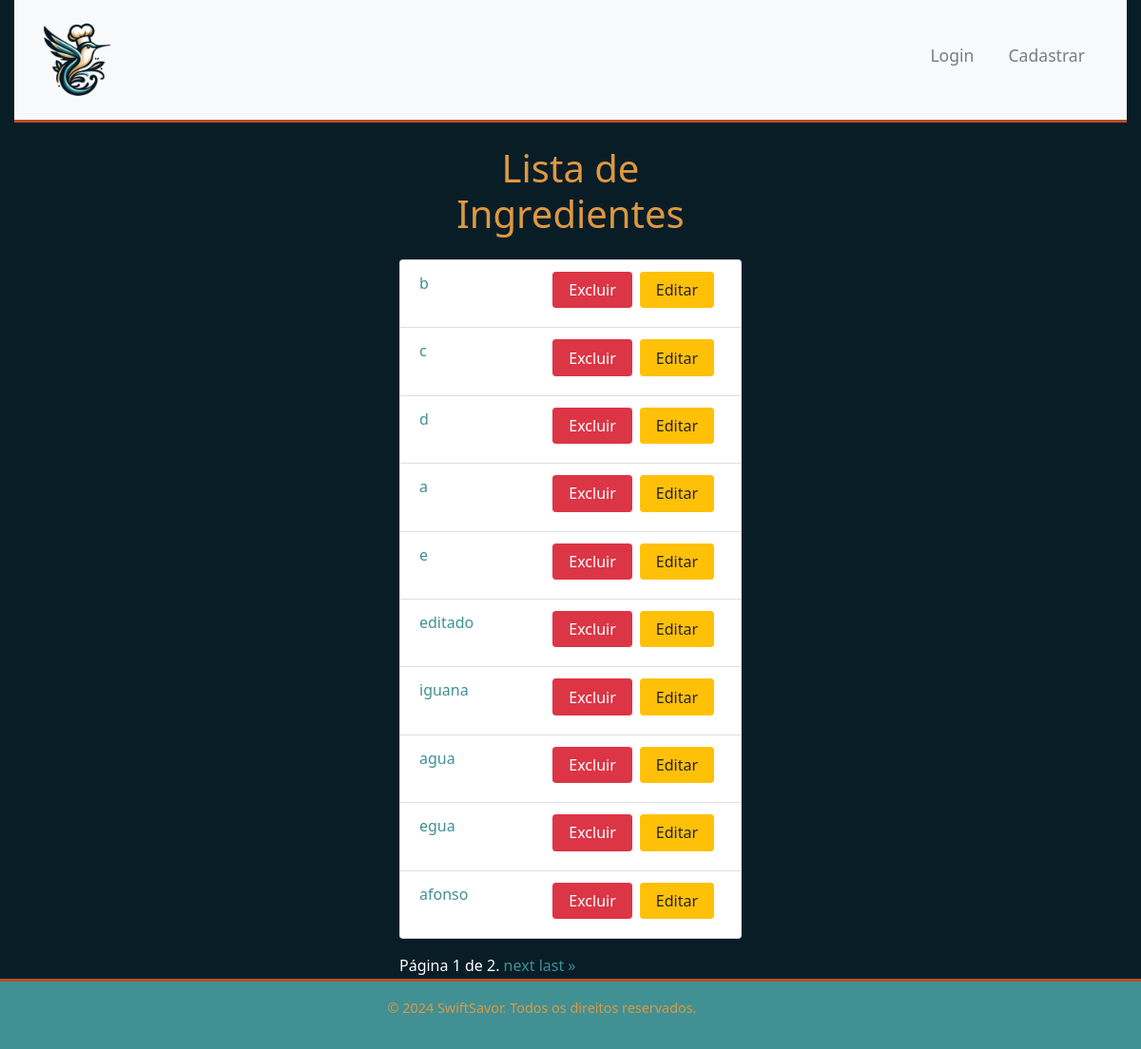
The page /ingredients/ on the database its author committed.
### ingredients/models.py (models this page shows, shortened)
class Ingrediente(models.Model):
    nome = models.CharField(max_length=200)
    user = models.ForeignKey(settings.AUTH_USER_MODEL, on_delete=models.CASCADE, null=True)

### ingredients/views.py (the view)
# urls.py: path('', views.lista_ingredientes, name='lista_ingredientes'),
def lista_ingredientes(request):
    ingredientes = Ingrediente.objects.all()
    paginator = Paginator(ingredientes, 10)
    page = request.GET.get('page')
    try:
        ingredientes = paginator.page(page)
    except PageNotAnInteger:
        ingredientes = paginator.page(1)
    except EmptyPage:
        ingredientes = paginator.page(paginator.num_pages)
    return render(request, 'ingredients/lista_ingredientes.html', {'ingredientes': ingredientes})

### ingredients/templates/ingredients/lista_ingredientes.html (shortened to what this page needs)
{% extends 'main/base.html' %}
{% block content %}
<div class="container-fluid mt-4">
    <div class="row justify-content-center">
        <div class="col-md-4">
            <h1 class="mb-4 text-center">Lista de Ingredientes</h1>
            <ul class="list-group">
                {% for ingrediente in ingredientes %}
                    <li class="list-group-item">
                        <a href="{% url 'detalhes_ingrediente' ingrediente.id %}">{{ ingrediente.nome }}</a>
                        <a href="{% url 'editar_ingrediente' ingrediente.id %}" class="btn btn-warning btn-sm float-right mr-2">Editar</a>
                        <form method="post" action="{% url 'excluir_ingrediente' ingrediente.id %}" class="d-inline">
                            <button type="submit" class="btn btn-danger btn-sm float-right">Excluir</button>
                        </form>
                    </li>
                {% endfor %}
            </ul>
            <div class="pagination mt-3">
                <span class="step-links">
                    <span class="current">
                        Página {{ ingredientes.number }} de {{ ingredientes.paginator.num_pages }}.
                    </span>
                    {% if ingredientes.has_next %}
                        <a href="?page={{ ingredientes.next_page_number }}">next</a>
                        <a href="?page={{ ingredientes.paginator.num_pages }}">last &raquo;</a>
                    {% endif %}
                </span>
            </div>
        </div>
    </div>
</div>
{% endblock %}

### main/templates/main/base.html (shortened to what this page needs)
{% load static %}
<!DOCTYPE html>
<html lang="pt-BR">
<head>
    <link rel="stylesheet" href="https://stackpath.bootstrapcdn.com/bootstrap/4.3.1/css/bootstrap.min.css">
    <link rel="stylesheet" href="{% static 'main/css/styles.css' %}">
    <link rel="stylesheet" href="https://cdnjs.cloudflare.com/ajax/libs/font-awesome/5.15.3/css/all.min.css">
    <link rel="stylesheet" href="https://cdnjs.cloudflare.com/ajax/libs/font-awesome/6.0.0/css/all.min.css" />
</head>
<body>
    <div class="container-fluid">
        <nav class="navbar navbar-expand-lg navbar-light bg-light">
            <a href="{% url 'index' %}" class="navbar-brand">
                <img src="{% static 'main/logo.png' %}" alt="SwiftSavor Logo" height="100">
            </a>
            <div class="collapse navbar-collapse justify-content-end" id="navbarNav">
                <ul class="navbar-nav">
                    {% if user.is_authenticated %}
                        <li class="nav-item dropdown">
                            <a class="nav-link dropdown-toggle px3" href="#" id="navbarDropdownUsuario" role="button" data-toggle="dropdown" aria-haspopup="true" aria-expanded="false">
                                Bem-vindo, {{ user.username }}
                            </a>
                            <div class="dropdown-menu" aria-labelledby="navbarDropdownUsuario">
                                <a class="dropdown-item" href="{% url 'configuracoes' %}">Configurações</a>
                                <a class="dropdown-item" href="{% url 'logout' %}">Sair</a>
                            </div>
                        </li>
                        {% if user.is_staff %}
                            <li class="nav-item">
                                <a class="nav-link px3" href="{% url 'admin_dashboard' %}">Dashboard</a>
                            </li>
                        {% else %}
                            <li class="nav-item dropdown">
                                <a class="nav-link dropdown-toggle px3" href="#" id="navbarDropdownReceitas" role="button" data-toggle="dropdown" aria-haspopup="true" aria-expanded="false">
                                    Receitas
                                </a>
                                <div class="dropdown-menu" aria-labelledby="navbarDropdownReceitas">
                                    <a class="dropdown-item" href="{% url 'lista_receitas' %}">Lista de Receitas</a>
                                    <a class="dropdown-item" href="{% url 'cadastrar_receita' %}">Cadastrar Receita</a>
                                    <a class="dropdown-item" href="{% url 'receitas_recomendadas' %}">Receitas Recomendadas</a>
                                    <a class="dropdown-item" href="{% url 'favorites:receitas_favoritas' %}">Receitas Favoritas</a>
                                </div>
                            </li>
                            <li class="nav-item dropdown">
                                <a class="nav-link dropdown-toggle px3" href="#" id="navbarDropdownIngredientes" role="button" data-toggle="dropdown" aria-haspopup="true" aria-expanded="false">
                                    Ingredientes
                                </a>
                                <div class="dropdown-menu" aria-labelledby="navbarDropdownIngredientes">
                                    <a class="dropdown-item" href="{% url 'selecionar_ingredientes' %}">Mercado</a>
                                    <a class="dropdown-item" href="{% url 'meus_ingredientes' %}">Minha Dispensa</a>
                                </div>
                            </li>
                        {% endif %}
                    {% else %}
                        <li class="nav-item">
                            <a class="nav-link px3" href="{% url 'login' %}">Login</a>
                        </li>
                        <li class="nav-item">
                            <a class="nav-link px3" href="{% url 'cadastrar_usuario' %}">Cadastrar</a>
                        </li>
                    {% endif %}
                </ul>
            </div>
        </nav>
        {% block content %}{% endblock %}
    </div>
    <footer class="footer mt-auto py-3">
        <div class="container text-center">
            <p>&copy; 2024 SwiftSavor. Todos os direitos reservados.</p>
        </div>
    </footer>
</body>
</html>

### main/static/main/css/styles.css (style rules this page uses)
* { margin: 0; padding: 0; box-sizing: border-box; }
body { background-color: #091d27; color: #ffffff; font-family: 'Segoe UI', Tahoma, Geneva, Verdana, sans-serif; font-size: 1rem; line-height: 1.6; min-height: 100vh; display: flex; flex-direction: column; }
a { color: #409094; text-decoration: none; }
.container { flex: 1; padding-left: 0; padding-right: 0; width: 100%; margin: 0; }
h1, h2, h3, h4, h5, h6 { color: #de9842; line-height: 1.2; }
.btn { font-size: 1rem; padding: 0.5rem 1rem; height: 2.4rem; text-align: center; display: flex; justify-content: center; align-items: center; margin-bottom: 0.5rem; }
.btn.btn-danger { margin-right: 0.5rem; }
.list-group-item .btn { float: right; }
.footer { background-color: #409094; color: #de9842; padding: 10px 0; text-align: center; border-top: 3px solid #b84c29; font-size: 0.9rem; }
.list-group-item { color: #000000; }
.navbar { background-color: #409094; border-bottom: 3px solid #b84c29; min-height: 80px; width: 100%; display: flex; justify-content: space-between; align-items: center; }
.navbar .navbar-brand, .navbar .nav-link { color: #de9842; transition: color 0.3s ease-in-out; }
.navbar-nav .nav-link { padding-right: .8rem; padding-left: .8rem; font-size: 1.1rem; padding: 0.5rem 1rem; flex: 1; }
.navbar-nav { align-items: center; display: flex; line-height: 20px; margin-top: auto; margin-bottom: auto; flex-wrap: wrap; }
.navbar-nav > .nav-item { margin-right: 20px; margin-bottom: 10px; }

### rows shown on the page
Ingrediente: nome "b"
Ingrediente: nome "c"
Ingrediente: nome "d"
Ingrediente: nome "a"
Ingrediente: nome "e"
Ingrediente: nome "editado"
Ingrediente: nome "iguana"
Ingrediente: nome "agua"
Ingrediente: nome "egua"
Ingrediente: nome "afonso"

### other values the page prints
{{ ingredientes.number }} "1"
{{ ingredientes.paginator.num_pages }} "2"
